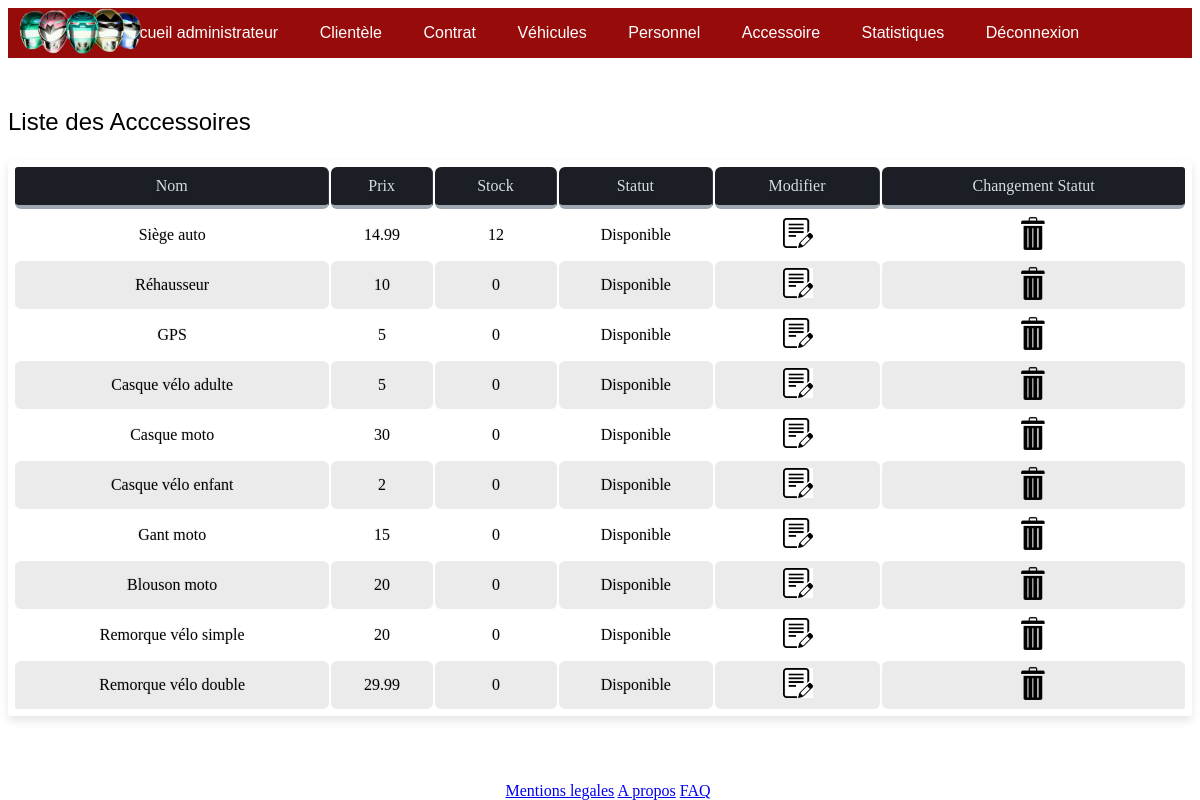
Screenshot of /controllers/adminControllerAccessoire.php?option=AfficheAccessoire (signed in) with the database file from the repository.
### tables this page shows
CREATE TABLE IF NOT EXISTS `accessoire` (
  `acc_id` int(11) NOT NULL AUTO_INCREMENT,
  `acc_libelle` varchar(50) NOT NULL,
  `acc_prix_u_ht` float NOT NULL,
  `acc_stock` int(11) NOT NULL,
  `acc_stat_id` int(11) UNSIGNED NOT NULL,
  `acc_veh_cat` int(11) NOT NULL,
  PRIMARY KEY (`acc_id`),
  KEY `FK_Accessoire_stat_id` (`acc_stat_id`)
);

CREATE TABLE IF NOT EXISTS `statut_acc` (
  `acc_stat_id` int(11) UNSIGNED NOT NULL AUTO_INCREMENT,
  `acc_stat_libelle` varchar(20) NOT NULL,
  PRIMARY KEY (`acc_stat_id`)
);

### models/dao/accessoireDAO.php (called while the page is built, shortened)
<?php
require_once('../models/Accessoire.php');
class accessoire_DAO extends DAO{
	static function affAccessoire() {
		$accessoiredao = new accessoire_DAO();
		$SQLQuery='SELECT acc_id, acc_libelle, acc_prix_u_ht, acc_stock, statut_acc.acc_stat_libelle
		FROM accessoire INNER JOIN statut_acc ON accessoire.acc_stat_id = statut_acc.acc_stat_id';
		$SQLResult = $accessoiredao->query($SQLQuery);
		if ($SQLResult->rowCount() == 0) {
			print('<tr><td>Aucun Accessoire!</td></tr>');
		} else {
			while ($SQLRow = $SQLResult->fetchObject()) {
				$accessoire[] = new Accessoire($SQLRow->acc_id, $SQLRow->acc_libelle, $SQLRow->acc_prix_u_ht, $SQLRow->acc_stock, $SQLRow->acc_stat_libelle);
			}
			return  $accessoire;
		}
	}
		}

### models/Accessoire.php (called while the page is built, shortened)
<?php
	class Accessoire {
		private $accessoire_id;
		private $accessoire_libelle;
		private $accessoire_prix_u_ht;
		private $accessoire_stock;
		private $accessoire_statut;
		public function __construct($accessoire_id = 0, $accessoire_libelle = '', $accessoire_prix_u_ht = 0, $accessoire_stock = 0, $accessoire_statut = 0){
			$this->accessoire_id = $accessoire_id;
			$this->accessoire_libelle = $accessoire_libelle;
			$this->accessoire_prix_u_ht = $accessoire_prix_u_ht;
			$this->accessoire_stock = $accessoire_stock;
			$this->accessoire_statut = $accessoire_statut;
		}
		public function getAccessoire_id(){
			return $this->accessoire_id;
		}
		public function getAccessoire_libelle(){
			return $this->accessoire_libelle;
		}
		public function getAccessoire_prix_u_ht(){
			return $this->accessoire_prix_u_ht;
		}
		public function getAccessoire_stock(){
			return $this->accessoire_stock;
		}
		public function getAccessoire_statut(){
			return $this->accessoire_statut;
		}
	}

### views/back/adminListeAccessoires.php (the view, shortened to what this page needs)
<!DOCTYPE html>
<html>
<head>
</head>
<body>
	<?php
	include_once('adminNavbar.php');
	?>
	<div>
		<p class= "contenu">Liste des Acccessoires</p>
		<?php
		$listeAcc = isset ($listeAcc) ? $listeAcc : NULL;
		if($listeAcc != NULL){
			echo'
			<table class="table-fill">
			<tr>
			<th>Nom</th>
			<th>Prix</th>
			<th>Stock</th>
			<th>Statut</th>
			<th>Modifier</th>
			<th>Changement Statut</th>
			</tr>';
			$script = '';
			foreach ($listeAcc as $acc) {
				$script .= '<tr>';
				$script .= '<td>'.$acc->getAccessoire_libelle(). '</td>';
				$script .= '<td>'.$acc->getAccessoire_prix_u_ht(). '</td>';
				$script .= '<td>' .$acc->getAccessoire_stock(). '</td>';
				$script .= '<td>' .$acc->getAccessoire_statut(). '</td>';
				$script .= '<td><a href="http://localhost/PowerRenters/controllers/adminControllerAccessoire.php?option=lireAccessoireModification&id='.$acc->getAccessoire_id().'">
				<img src="/PowerRenters/images/iconeModif.jpg" width=30px /></td>';
				if ($acc->getAccessoire_statut() == "Disponible")
				{
					$script .= '<td>
					<a href="http://localhost/PowerRenters/controllers/adminControllerAccessoire.php?option=lireAccessoireModification&id='.$acc->getAccessoire_id().'">	<img src="/PowerRenters/images/supprimer.png" width=30px /></td>';
				}else{
					$script .= '<td>
					<a href="http://localhost/PowerRenters/controllers/adminControllerAccessoire.php?option=lireAccessoireModification&id='.$acc->getAccessoire_id().'">	<img src="/PowerRenters/images/disponible.png" width=30px /> </td>';
				}
				$script .= '</tr>';
			}
			print($script);
			echo'</table>';
		}
		?>
	</div>
</body>
<footer>
	<a href="mentionlegales.php">Mentions legales</a>
	<a href="apropos.php"> A propos</a>
	<a href="FAQ">FAQ</a>
</footer>
</html>

### css/styleback.css (style rules this page uses)
html { border:0; background-color: white; }
.contenu { margin-top: 50px; font-size: x-large; font-style: bold; font-family: arial; }
footer { width: 100%; bottom: 0; text-align: center; position: fixed; }
.table-fill { background: white; border-radius:3px; margin: auto; max-width: 1400px; padding:5px; width: 100%; box-shadow: 0 5px 10px rgba(0, 0, 0, 0.1); animation: float 5s infinite; }
th { color:#D5DDE5;; background:#1b1e24; border-bottom:4px solid #9ea7af; border-right: 1px solid #343a45; font-size:16px; font-weight: 100; padding:10px; border-radius: 6px; text-align: center; text-shadow: 0 1px 1px rgba(0, 0, 0, 0.1); vertical-align:middle; }
th:first-child { border-top-left-radius:3px; }
th:last-child { border-top-right-radius:3px; border-right:none; }
tr { border-top: 1px solid #C1C3D1; border-bottom-: 1px solid #C1C3D1; font-size:16px; font-weight:normal; text-shadow: 0 1px 1px rgba(256, 256, 256, 0.1); }
tr:first-child { border-top:none; }
tr:last-child { border-bottom:none; }
tr:nth-child(odd) td { background:#EBEBEB; }
tr:last-child td:first-child { border-bottom-left-radius:3px; }
tr:last-child td:last-child { border-bottom-right-radius:3px; }
td { background:#FFFFFF; border-radius: 6px; text-align: center; vertical-align:middle; font-weight:300; font-size:16px; text-shadow: -1px -1px 1px rgba(0, 0, 0, 0.1); }
td:last-child { border-right: 0px; }

### rows the page displays
accessoire: acc_libelle "Siège auto", acc_prix_u_ht "14.99", acc_stock "12", acc_stat.acc_stat_libelle "Disponible"
accessoire: acc_libelle "Réhausseur", acc_prix_u_ht "10", acc_stock "0", acc_stat.acc_stat_libelle "Disponible"
accessoire: acc_libelle "GPS", acc_prix_u_ht "5", acc_stock "0", acc_stat.acc_stat_libelle "Disponible"
accessoire: acc_libelle "Casque vélo adulte", acc_prix_u_ht "5", acc_stock "0", acc_stat.acc_stat_libelle "Disponible"
accessoire: acc_libelle "Casque moto", acc_prix_u_ht "30", acc_stock "0", acc_stat.acc_stat_libelle "Disponible"
accessoire: acc_libelle "Casque vélo enfant", acc_prix_u_ht "2", acc_stock "0", acc_stat.acc_stat_libelle "Disponible"
accessoire: acc_libelle "Gant moto", acc_prix_u_ht "15", acc_stock "0", acc_stat.acc_stat_libelle "Disponible"
accessoire: acc_libelle "Blouson moto", acc_prix_u_ht "20", acc_stock "0", acc_stat.acc_stat_libelle "Disponible"
accessoire: acc_libelle "Remorque vélo simple", acc_prix_u_ht "20", acc_stock "0", acc_stat.acc_stat_libelle "Disponible"
accessoire: acc_libelle "Remorque vélo double", acc_prix_u_ht "29.99", acc_stock "0", acc_stat.acc_stat_libelle "Disponible"
